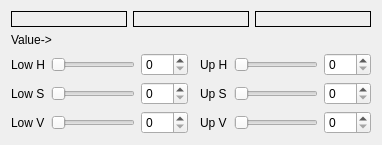
     <widget class="QWidget" name="tab">
      <attribute name="title">
       <string>Red</string>
      </attribute>
      <layout class="QGridLayout" name="gridLayout_14">
       <item row="2" column="0">
        <widget class="QLabel" name="red_value">
         <property name="text">
          <string>Value-&gt;</string>
         </property>
        </widget>
       </item>
       <item row="3" column="0">
        <layout class="QGridLayout" name="gridLayout_4">
         <item row="2" column="1">
          <widget class="QSlider" name="red_lv">
           <property name="maximum">
            <number>255</number>
           </property>
           <property name="orientation">
            <enum>Qt::Horizontal</enum>
           </property>
          </widget>
         </item>
         <item row="1" column="1">
          <widget class="QSlider" name="red_ls">
           <property name="maximum">
            <number>255</number>
           </property>
           <property name="orientation">
            <enum>Qt::Horizontal</enum>
           </property>
          </widget>
         </item>
         <item row="1" column="0">
          <widget class="QLabel" name="label_10">
           <property name="text">
            <string>Low S</string>
           </property>
          </widget>
         </item>
         <item row="2" column="0">
          <widget class="QLabel" name="label_11">
           <property name="text">
            <string>Low V</string>
           </property>
          </widget>
         </item>
         <item row="0" column="0">
          <widget class="QLabel" name="label_12">
           <property name="text">
            <string>Low H</string>
           </property>
          </widget>
         </item>
         <item row="1" column="2">
          <widget class="QSpinBox" name="spinBox_10">
           <property name="maximum">
            <number>255</number>
           </property>
          </widget>
         </item>
         <item row="0" column="2">
          <widget class="QSpinBox" name="spinBox_11">
           <property name="maximum">
            <number>179</number>
           </property>
          </widget>
         </item>
         <item row="2" column="2">
          <widget class="QSpinBox" name="spinBox_12">
           <property name="maximum">
            <number>255</number>
           </property>
          </widget>
         </item>
         <item row="0" column="1">
          <widget class="QSlider" name="red_lh">
           <property name="maximum">
            <number>179</number>
           </property>
           <property name="orientation">
            <enum>Qt::Horizontal</enum>
           </property>
          </widget>
         </item>
        </layout>
       </item>
       <item row="3" column="2">
        <layout class="QGridLayout" name="gridLayout_3">
         <item row="2" column="1">
          <widget class="QSlider" name="red_uv">
           <property name="maximum">
            <number>255</number>
           </property>
           <property name="orientation">
            <enum>Qt::Horizontal</enum>
           </property>
          </widget>
         </item>
         <item row="1" column="1">
          <widget class="QSlider" name="red_us">
           <property name="maximum">
            <number>255</number>
           </property>
           <property name="orientation">
            <enum>Qt::Horizontal</enum>
           </property>
          </widget>
         </item>
         <item row="0" column="1">
          <widget class="QSlider" name="red_uh">
           <property name="maximum">
            <number>179</number>
           </property>
           <property name="orientation">
            <enum>Qt::Horizontal</enum>
           </property>
          </widget>
         </item>
         <item row="1" column="2">
          <widget class="QSpinBox" name="spinBox_7">
           <property name="maximum">
            <number>255</number>
           </property>
          </widget>
         </item>
         <item row="0" column="2">
          <widget class="QSpinBox" name="spinBox_8">
           <property name="maximum">
            <number>179</number>
           </property>
          </widget>
         </item>
         <item row="2" column="2">
          <widget class="QSpinBox" name="spinBox_9">
           <property name="maximum">
            <number>255</number>
           </property>
          </widget>
         </item>
         <item row="0" column="0">
          <widget class="QLabel" name="label_7">
           <property name="text">
            <string>Up H</string>
           </property>
          </widget>
         </item>
         <item row="2" column="0">
          <widget class="QLabel" name="label_8">
           <property name="text">
            <string>Up V</string>
           </property>
          </widget>
         </item>
         <item row="1" column="0">
          <widget class="QLabel" name="label_9">
           <property name="text">
            <string>Up S</string>
           </property>
          </widget>
         </item>
        </layout>
       </item>
       <item row="1" column="0" colspan="3">
        <layout class="QHBoxLayout" name="horizontalLayout">
         <item>
          <widget class="QLabel" name="frame_red">
           <property name="frameShape">
            <enum>QFrame::Box</enum>
           </property>
           <property name="text">
            <string/>
           </property>
          </widget>
         </item>
         <item>
          <widget class="QLabel" name="frame_red2">
           <property name="frameShape">
            <enum>QFrame::Box</enum>
           </property>
           <property name="text">
            <string/>
           </property>
          </widget>
         </item>
         <item>
          <widget class="QLabel" name="frame_red3">
           <property name="frameShape">
            <enum>QFrame::Box</enum>
           </property>
           <property name="text">
            <string/>
           </property>
          </widget>
         </item>
        </layout>
       </item>
      </layout>
     </widget>
